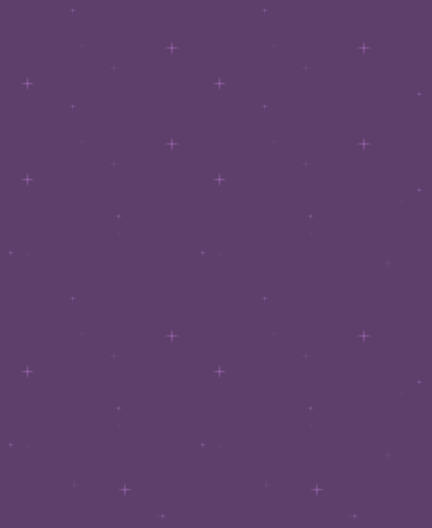

A level layout from a 2D game, rendered from its tile map. Below: a short description, then the map file with tile-grid data replaced by summaries:
An orthogonal 9x11 tile map with 48x48 px tiles, 1 tile layer (background), 3 tilesets and 16 objects (15x enemy, player).

<map version="1.0" orientation="orthogonal" renderorder="right-down" width="9" height="11" tilewidth="48" tileheight="48" nextobjectid="19">
 <tileset firstgid="1" name="space" tilewidth="240" tileheight="240">
  <tile id="0">
   <image width="240" height="240" source="../sprite/background/black.png" />
  </tile>
  <tile id="1">
   <image width="240" height="240" source="../sprite/background/blue.png" />
  </tile>
  <tile id="2">
   <image width="240" height="240" source="../sprite/background/dark_purple.png" />
  </tile>
  <tile id="3">
   <image width="240" height="240" source="../sprite/background/purple.png" />
  </tile>
 </tileset>
 <tileset firstgid="5" name="player" tilewidth="48" tileheight="48">
  <tile id="0">
   <image width="48" height="48" source="../sprite/player/player_ship1_blue.png" />
  </tile>
  <tile id="1">
   <image width="48" height="48" source="../sprite/player/player_ship1_green.png" />
  </tile>
  <tile id="2">
   <image width="48" height="48" source="../sprite/player/player_ship1_orange.png" />
  </tile>
  <tile id="3">
   <image width="48" height="48" source="../sprite/player/player_ship1_red.png" />
  </tile>
  <tile id="4">
   <image width="48" height="48" source="../sprite/player/player_ship2_blue.png" />
  </tile>
  <tile id="5">
   <image width="48" height="48" source="../sprite/player/player_ship2_green.png" />
  </tile>
  <tile id="6">
   <image width="48" height="48" source="../sprite/player/player_ship2_orange.png" />
  </tile>
  <tile id="7">
   <image width="48" height="48" source="../sprite/player/player_ship2_red.png" />
  </tile>
  <tile id="8">
   <image width="48" height="48" source="../sprite/player/player_ship3_blue.png" />
  </tile>
  <tile id="9">
   <image width="48" height="48" source="../sprite/player/player_ship3_green.png" />
  </tile>
  <tile id="10">
   <image width="48" height="48" source="../sprite/player/player_ship3_orange.png" />
  </tile>
  <tile id="11">
   <image width="48" height="48" source="../sprite/player/player_ship3_red.png" />
  </tile>
 </tileset>
 <tileset firstgid="17" name="enemy" tilewidth="48" tileheight="48">
  <tile id="0">
   <image width="48" height="48" source="../sprite/enemy/enemy_black1.png" />
  </tile>
  <tile id="1">
   <image width="48" height="48" source="../sprite/enemy/enemy_black2.png" />
  </tile>
  <tile id="2">
   <image width="48" height="48" source="../sprite/enemy/enemy_black3.png" />
  </tile>
  <tile id="3">
   <image width="48" height="48" source="../sprite/enemy/enemy_black4.png" />
  </tile>
  <tile id="4">
   <image width="48" height="48" source="../sprite/enemy/enemy_black5.png" />
  </tile>
  <tile id="5">
   <image width="48" height="48" source="../sprite/enemy/enemy_blue1.png" />
  </tile>
  <tile id="6">
   <image width="48" height="48" source="../sprite/enemy/enemy_blue2.png" />
  </tile>
  <tile id="7">
   <image width="48" height="48" source="../sprite/enemy/enemy_blue3.png" />
  </tile>
  <tile id="8">
   <image width="48" height="48" source="../sprite/enemy/enemy_blue4.png" />
  </tile>
  <tile id="9">
   <image width="48" height="48" source="../sprite/enemy/enemy_blue5.png" />
  </tile>
  <tile id="10">
   <image width="48" height="48" source="../sprite/enemy/enemy_green1.png" />
  </tile>
  <tile id="11">
   <image width="48" height="48" source="../sprite/enemy/enemy_green2.png" />
  </tile>
  <tile id="12">
   <image width="48" height="48" source="../sprite/enemy/enemy_green3.png" />
  </tile>
  <tile id="13">
   <image width="48" height="48" source="../sprite/enemy/enemy_green4.png" />
  </tile>
  <tile id="14">
   <image width="48" height="48" source="../sprite/enemy/enemy_green5.png" />
  </tile>
  <tile id="15">
   <image width="48" height="48" source="../sprite/enemy/enemy_red1.png" />
  </tile>
  <tile id="16">
   <image width="48" height="48" source="../sprite/enemy/enemy_red2.png" />
  </tile>
  <tile id="17">
   <image width="48" height="48" source="../sprite/enemy/enemy_red3.png" />
  </tile>
  <tile id="18">
   <image width="48" height="48" source="../sprite/enemy/enemy_red4.png" />
  </tile>
  <tile id="19">
   <image width="48" height="48" source="../sprite/enemy/enemy_red5.png" />
  </tile>
 </tileset>
 <layer name="background" width="9" height="11">
  <data>[99 cells, 6 non-empty, 1 distinct tile ids]</data>
 </layer>
 <objectgroup name="enemies">
  <object id="3" name="cylon13" type="enemy" x="144" y="336" width="48" height="48" />
  <object id="4" name="cylon14" type="enemy" x="240" y="336" width="48" height="48" />
  <object id="5" name="cylon15" type="enemy" x="336" y="336" width="48" height="48" />
  <object id="6" name="cylon12" type="enemy" x="48" y="336" width="48" height="48" />
  <object id="7" name="cylon8" type="enemy" x="48" y="240" width="48" height="48" />
  <object id="8" name="cylon9" type="enemy" x="144" y="240" width="48" height="48" />
  <object id="9" name="cylon10" type="enemy" x="240" y="240" width="48" height="48" />
  <object id="10" name="cylon11" type="enemy" x="336" y="240" width="48" height="48" />
  <object id="11" name="cylon4" type="enemy" x="48" y="144" width="48" height="48" />
  <object id="12" name="cylon5" type="enemy" x="144" y="144" width="48" height="48" />
  <object id="13" name="cylon6" type="enemy" x="240" y="144" width="48" height="48" />
  <object id="14" name="cylon7" type="enemy" x="336" y="144" width="48" height="48" />
  <object id="15" name="cylon1" type="enemy" x="96" y="48" width="48" height="48" />
  <object id="16" name="cylon2" type="enemy" x="192" y="48" width="48" height="48" />
  <object id="17" name="cylon3" type="enemy" x="288" y="48" width="48" height="48" />
 </objectgroup>
 <objectgroup name="player">
  <object id="1" name="ship" type="player" x="192" y="480" width="48" height="48" />
 </objectgroup>
</map>
